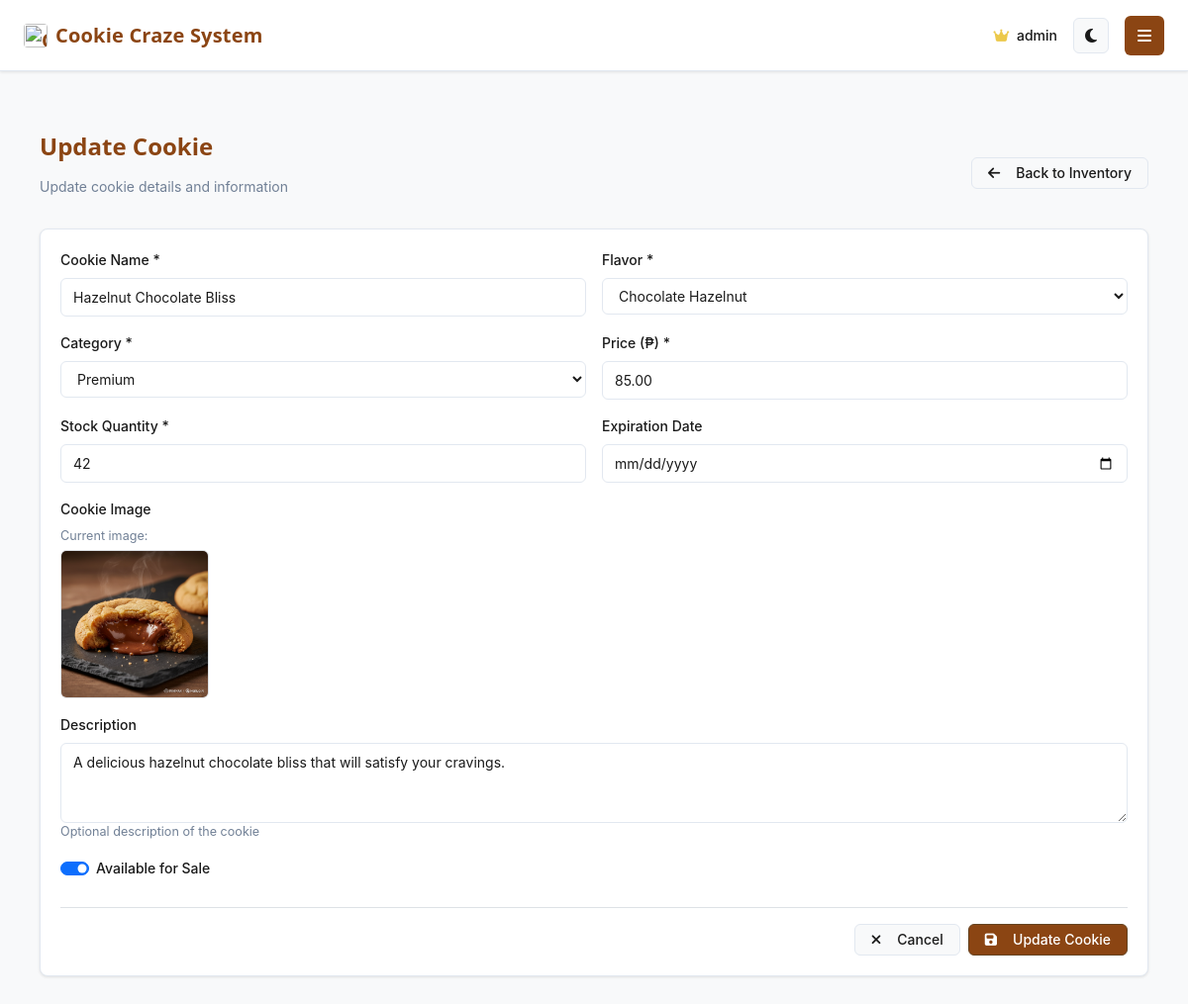
Screenshot of /app/inventory/1/update/ (signed in) with the database file from the repository.
### cookie_app/models.py (models this page shows, shortened)
class Cookie(models.Model):
    FLAVOR_CHOICES = [
        ('chocolate', 'Chocolate'), ('vanilla', 'Vanilla'), ('strawberry', 'Strawberry'),
        ('oatmeal', 'Oatmeal'), ('peanut_butter', 'Peanut Butter'), ('butter', 'Butter'),
        ('white_chocolate', 'White Chocolate'), ('almond', 'Almond'), ('pistachio', 'Pistachio'),
        ('caramel', 'Caramel'), ('mint_chocolate', 'Mint Chocolate'), ('cream_cheese', 'Cream Cheese'),
        ('spice', 'Spice'), ('ube', 'Ube'), ('matcha', 'Matcha'),
        ('chocolate_hazelnut', 'Chocolate Hazelnut'), ('chocolate_marshmallow', 'Chocolate Marshmallow'),
        ('almond_oat', 'Almond Oat'),
    ]
    category = models.ForeignKey(Category, on_delete=models.PROTECT, related_name='cookies')
    image = models.ImageField(upload_to='cookies/', null=True, blank=True)
    name = models.CharField(max_length=100)
    flavor = models.CharField(max_length=30, choices=FLAVOR_CHOICES)
    price = models.DecimalField(max_digits=6, decimal_places=2, validators=[MinValueValidator(Decimal('0.01'))])
    stock_quantity = models.IntegerField(default=0, validators=[MinValueValidator(0)])
    description = models.TextField(blank=True, null=True)
    expiration_date = models.DateField(blank=True, null=True)
    is_available = models.BooleanField(default=True)
    created_at = models.DateTimeField(auto_now_add=True)
    updated_at = models.DateTimeField(auto_now=True)

### cookie_app/views.py (the view)
# urls.py: path('inventory/<int:pk>/update/', views.update_cookie, name='update_cookie'),
@login_required
def update_cookie(request, pk):
    if not (request.user.is_superuser or request.user.groups.filter(name='Administrator').exists()):
        messages.error(request, 'You do not have permission to edit cookies.')
        return redirect('inventory')
    cookie = get_object_or_404(Cookie, pk=pk)
    if request.method == 'POST':
        form = CookieForm(request.POST, instance=cookie)
        if form.is_valid():
            form.save()
            log_activity(
                user=request.user,
                action='cookie_updated',
                description=f'Updated cookie: {cookie.name}',
                ip_address=get_client_ip(request),
                affected_model='Cookie',
                affected_id=cookie.id
            )
            messages.success(request, f'{cookie.name} has been updated successfully.')
            return redirect('inventory')
        else:
            messages.error(request, 'Please correct the errors below.')
    else:
        form = CookieForm(instance=cookie)
    return render(request, 'cookie_form.html', {
        'form': form,
        'title': 'Update Cookie'
    })

### cookie_app/models.py (called while the page is built)
    def __str__(self):
        return self.name

### templates/cookie_form.html (shortened to what this page needs)
﻿{% extends 'base.html' %}
{% block content %}
<div class="content">
    <div class="unified-page-header">
        <div>
            <h1 class="unified-h1">{{ title }}</h1>
            <p class="text-muted" style="font-size: var(--text-sm);">
                {% if title == 'Add New Cookie' %}
                Add a new cookie to your inventory
                {% else %}
                Update cookie details and information
                {% endif %}
            </p>
        </div>
        <div class="d-flex align-items-center gap-2">
            <a href="{% url 'inventory' %}" class="unified-btn unified-btn-secondary" data-no-loading>
                <i class="fas fa-arrow-left me-2"></i>
                Back to Inventory
            </a>
        </div>
    </div>
    <div class="unified-card">
        <form method="post" id="cookieForm" enctype="multipart/form-data">
            <div class="row g-3">
                <div class="col-md-6">
                    <label class="unified-form-label">Cookie Name *</label>
                    {{ form.name }}
                </div>
                <div class="col-md-6">
                    <label class="unified-form-label">Flavor *</label>
                    {{ form.flavor }}
                </div>
                <div class="col-md-6">
                    <label class="unified-form-label">Category *</label>
                    {{ form.category }}
                </div>
                <div class="col-md-6">
                    <label class="unified-form-label">Price (₱) *</label>
                    {{ form.price }}
                </div>
                <div class="col-md-6">
                    <label class="unified-form-label">Stock Quantity *</label>
                    {{ form.stock_quantity }}
                </div>
                <div class="col-md-6">
                    <label class="unified-form-label">Expiration Date</label>
                    {{ form.expiration_date }}
                </div>
                <div class="col-12">
                    <label class="unified-form-label">Cookie Image</label>
                    {% if form.instance.image %}
                    <div class="mt-2">
                        <small class="text-muted">Current image:</small>
                        <div class="mt-1">
                            <img src="{{ form.instance.image.url }}" alt="{{ form.instance.name }}" style="max-width: 200px; max-height: 150px;" class="border rounded">
                        </div>
                    </div>
                    {% endif %}
                </div>
                <div class="col-12">
                    <label class="unified-form-label">Description</label>
                    {{ form.description }}
                    <small class="form-text text-muted">Optional description of the cookie</small>
                </div>
                <div class="col-12">
                    <div class="form-check form-switch">
                        {{ form.is_available }}
                        <label class="form-check-label unified-form-label" for="{{ form.is_available.id_for_label }}">
                            Available for Sale
                        </label>
                    </div>
                </div>
            </div>
            <div class="d-flex gap-2 justify-content-end mt-4 pt-3 border-top">
                <a href="{% url 'inventory' %}" class="unified-btn unified-btn-secondary">
                    <i class="fas fa-times me-2"></i>
                    Cancel
                </a>
                <button type="submit" class="unified-btn unified-btn-primary">
                    <i class="fas fa-save me-2"></i>
                    {% if title == 'Add New Cookie' %}Add Cookie{% else %}Update Cookie{% endif %}
                </button>
            </div>
        </form>
    </div>
</div>
{% endblock %}

### templates/base.html (shortened to what this page needs)
<!DOCTYPE html>
<html lang="en">
<head>
    {% load static %}
    <link href="https://cdn.jsdelivr.net/npm/bootstrap@5.3.2/dist/css/bootstrap.min.css" rel="stylesheet">
    <link rel="stylesheet" href="https://cdnjs.cloudflare.com/ajax/libs/font-awesome/6.4.0/css/all.min.css">
    <link rel="stylesheet" href="{% static 'css/style.css' %}">
</head>
<body data-theme="light" {% if user.is_authenticated %}class="authenticated"{% endif %}>
    {% if user.is_authenticated %}
    <div class="main-content" id="main-content">
        <header class="header">
            <div class="header-title">
                {% if request.path == '/app/admin-dashboard/' %}
                    Admin Dashboard
                {% elif request.path == '/app/staff-dashboard/' %}
                    Staff Dashboard
                {% elif 'inventory' in request.path %}
                    <span class="brand-title">
                        <img src="{% static 'images/cookie-craze-logo.png' %}" alt="Cookie Craze" class="brand-logo">
                        <span>Cookie Craze System</span>
                    </span>
                {% elif 'sale' in request.path and 'daily-sales' not in request.path %}
                    <span class="brand-title">
                        <img src="{% static 'images/cookie-craze-logo.png' %}" alt="Cookie Craze" class="brand-logo">
                        <span>Cookie Craze System</span>
                    </span>
                {% elif 'daily-sales' in request.path %}
                    <span class="brand-title">
                        <img src="{% static 'images/cookie-craze-logo.png' %}" alt="Cookie Craze" class="brand-logo">
                        <span>Cookie Craze System</span>
                    </span>
                {% elif 'staff-management' in request.path %}
                    Staff Management
                {% elif 'admin-sales-monitoring' in request.path %}
                    Sales Monitoring
                {% elif 'staff-sales-history' in request.path %}
                    My Sales History
                {% elif 'report' in request.path %}
                    Reports & Analytics
                {% else %}
                    <span class="brand-title">
                        <img src="{% static 'images/cookie-craze-logo.png' %}" alt="Cookie Craze" class="brand-logo">
                        <span>Cookie Craze System</span>
                    </span>
                {% endif %}
            </div>
            <div class="header-right">
                <div class="user-info">
                    <span>
                        {% if user.is_superuser or user.staff.role == 'admin' %}
                            <i class="fas fa-crown text-warning me-1"></i>
                        {% else %}
                            <i class="fas fa-user me-1"></i>
                        {% endif %}
                        {{ user.username }}
                    </span>
                    <button class="theme-toggle" id="themeToggle" title="Toggle dark mode">
                    </button>
                </div>
                <button class="sidebar-toggle" id="sidebarToggle" title="Toggle sidebar">
                    <i class="fas fa-bars"></i>
                </button>
            </div>
        </header>
        <div class="content">
            {% block content %}
            {% endblock %}
        </div>
    </div>
    {% endif %}
</body>
</html>

### static/css/style.css (style rules this page uses)
:root { --primary: #8B4513; --primary-light: #A0522D; --primary-dark: #654321; --accent: #D2691E; --accent-light: #F5DEB3; --bg-primary: #f8f9fa; --bg-secondary: #ffffff; --bg-tertiary: #e9ecef; --text-primary: #2d3748; --text-secondary: #4a5568; --text-muted: #718096; --border: #cbd5e0; --success: #38a169; --warning: #d69e2e; --danger: #e53e3e; --info: #3182ce; --shadow-sm: 0 1px 2px rgba(0, 0, 0, 0.05); --shadow: 0 2px 4px rgba(0, 0, 0, 0.1); --shadow-lg: 0 4px 8px rgba(0, 0, 0, 0.15); --font-family: 'Segoe UI', system-ui, -apple-system, sans-serif; --text-xs: 0.75rem; --text-sm: 0.875rem; --text-base: 1rem; --text-lg: 1.125rem; --text-xl: 1.25rem; --text-2xl: 1.5rem; --text-3xl: 1.875rem; --space-1: 0.25rem; --space-2: 0.5rem; --space-3: 0.75rem; --space-4: 1rem; --space-5: 1.25rem; --space-6: 1.5rem; --space-8: 2rem; --radius-sm: 4px; --radius: 6px; --radius-lg: 8px; --radius-xl: 12px; }
* { margin: 0; padding: 0; box-sizing: border-box; transition: background-color 0.3s ease, color 0.3s ease, border-color 0.3s ease; }
body { font-family: var(--font-family); background: var(--bg-primary); color: var(--text-primary); line-height: 1.5; font-size: var(--text-base); font-weight: 400; -webkit-font-smoothing: antialiased; -moz-osx-font-smoothing: grayscale; }
h1, h2, h3, h4, h5, h6 { color: var(--text-primary); font-weight: 600; line-height: 1.3; margin-bottom: var(--space-4); }
h1 { font-size: var(--text-3xl); color: var(--primary); font-weight: 700; margin-bottom: var(--space-5); }
.text-muted { color: var(--text-muted) !important; }
.content { padding: var(--space-5); max-width: 1400px; margin: 0 auto; }

### rows the page displays
Cookie: name "Hazelnut Chocolate Bliss", flavor "Chocolate Hazelnut", category "Premium", price "85.00", stock_quantity "42", instance.image (picture), description "A delicious hazelnut chocolate bliss that will satisfy your cravings.", is_available "☑"

### other values shown
{{ user.username }} "admin"
{{ title }} "Update Cookie"
